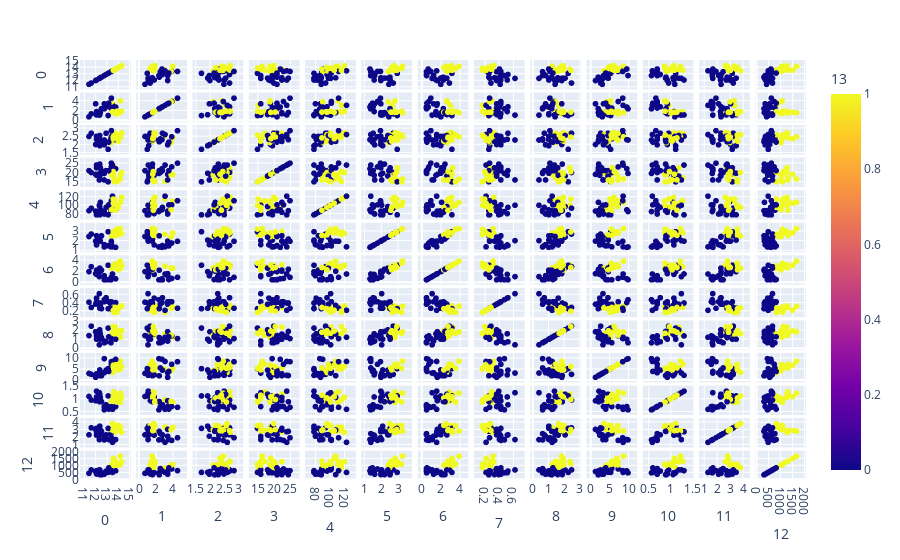

Notebook code for this chart:
### Code cell
classix_distance=Extractor.classix(group_merging_mode='distance',minPts=minPts_best_distance,radius=radius_best_distance,scale=scale_best_distance)
classix_distance.fit(X_train)
Y_pred_distance=classix_distance.predict(X_test)
df_pred_distance=pd.DataFrame(pd.concat([pd.DataFrame(X_test,columns=[0,1,2,3,4,5,6,7,8,9,10,11,12]),pd.DataFrame(Y_pred_distance,columns=[13])],axis=1))
fig = px.scatter_matrix(df_pred_distance,
    dimensions=[0,1,2,3,4,5,6,7,8,9,10,11,12],
    color=13)
fig.show()

### Figure 1 — Plotly figure (JSON) as saved in the notebook; plotly's stock layout.template omitted (floating-point values rounded to 4 significant figures)
{"data": [{"dimensions": [{"axis": {"matches": true}, "label": "0", "values": [13.64, 14.21, 12.93, 13.73, 12.37, 14.3, 12, 13.4, 11.61, 13.36, 13.5, 13.5, 13.41, 12.77, 13.63, 12.52, 11.41, 12.08, 13.86, 12.08, 14.19, 13.11, 12.33, 13.4, 12.77, 13.78, 12.42, 12.37, 12.08, 13.56, 14.02, 12.37, 13.16, 13.58, 13.75, 13.88]}, {"axis": {"matches": true}, "label": "1", "values": [3.1, 4.04, 2.81, 1.5, 1.17, 1.92, 3.43, 3.91, 1.35, 2.56, 1.81, 3.12, 3.84, 3.43, 1.81, 2.43, 0.74, 1.13, 1.35, 1.39, 1.59, 1.01, 1.1, 4.6, 2.39, 2.76, 1.61, 1.21, 1.83, 1.73, 1.68, 1.63, 3.57, 1.66, 1.73, 1.89]}, {"axis": {"matches": true}, "label": "2", "values": [2.56, 2.44, 2.7, 2.7, 1.92, 2.72, 2, 2.48, 2.7, 2.35, 2.61, 2.62, 2.12, 1.98, 2.7, 2.17, 2.5, 2.51, 2.27, 2.5, 2.48, 1.7, 2.28, 2.86, 2.28, 2.3, 2.19, 2.56, 2.32, 2.46, 2.21, 2.3, 2.15, 2.36, 2.41, 2.59]}, {"axis": {"matches": true}, "label": "3", "values": [15.2, 18.9, 21, 22.5, 19.6, 20, 19, 23, 20, 20, 20, 24, 18.8, 16, 17.2, 21, 21, 24, 16, 22.5, 16.5, 15, 16, 25, 19.5, 22, 22.5, 18.1, 18.5, 20.5, 16, 24.5, 21, 19.1, 16, 15]}, {"axis": {"matches": true}, "label": "4", "values": [116, 111, 96, 101, 78, 120, 87, 102, 94, 89, 96, 123, 90, 80, 112, 88, 88, 78, 98, 84, 108, 78, 101, 112, 86, 90, 108, 98, 81, 116, 96, 88, 102, 106, 89, 101]}, {"axis": {"matches": true}, "label": "5", "values": [2.7, 2.85, 1.54, 3, 2.11, 2.8, 2, 1.8, 2.74, 1.4, 2.53, 1.4, 2.45, 1.63, 2.85, 2.55, 2.48, 2, 2.98, 2.56, 3.3, 2.98, 2.05, 1.98, 1.39, 1.35, 2, 2.42, 1.6, 2.96, 2.65, 2.22, 1.5, 2.86, 2.6, 3.25]}, {"axis": {"matches": true}, "label": "6", "values": [3.03, 2.65, 0.5, 3.25, 2, 3.14, 1.64, 0.75, 2.92, 0.5, 2.61, 1.57, 2.68, 1.25, 2.91, 2.27, 2.01, 1.58, 3.15, 2.29, 3.93, 3.18, 1.09, 0.96, 0.51, 0.68, 2.09, 2.65, 1.5, 2.78, 2.33, 2.45, 0.55, 3.19, 2.76, 3.56]}, {"axis": {"matches": true}, "label": "7", "values": [0.17, 0.3, 0.53, 0.29, 0.27, 0.33, 0.37, 0.43, 0.29, 0.37, 0.28, 0.22, 0.27, 0.43, 0.3, 0.26, 0.42, 0.4, 0.22, 0.43, 0.32, 0.26, 0.63, 0.27, 0.48, 0.41, 0.34, 0.37, 0.52, 0.2, 0.26, 0.4, 0.43, 0.22, 0.29, 0.17]}, {"axis": {"matches": true}, "label": "8", "values": [1.66, 1.25, 0.75, 2.38, 1.04, 1.97, 1.87, 1.41, 2.49, 0.64, 1.66, 1.25, 1.48, 0.83, 1.46, 1.22, 1.44, 1.4, 1.85, 1.04, 1.86, 2.28, 0.41, 1.11, 0.64, 1.03, 1.61, 2.08, 1.64, 2.45, 1.98, 1.9, 1.3, 1.95, 1.81, 1.7]}, {"axis": {"matches": true}, "label": "9", "values": [5.1, 5.24, 4.6, 5.7, 4.68, 6.2, 1.28, 7.3, 2.65, 5.6, 3.52, 8.6, 4.28, 3.4, 7.3, 2, 3.08, 2.2, 7.22, 2.9, 8.7, 5.3, 3.27, 8.5, 9.9, 9.58, 2.06, 4.6, 2.4, 6.25, 4.7, 2.12, 4, 6.9, 5.6, 5.43]}, {"axis": {"matches": true}, "label": "10", "values": [0.96, 0.87, 0.77, 1.19, 1.12, 1.07, 0.93, 0.7, 0.96, 0.7, 1.12, 0.59, 0.91, 0.7, 1.28, 0.9, 1.1, 1.31, 1.01, 0.93, 1.23, 1.12, 1.25, 0.67, 0.57, 0.7, 1.06, 1.19, 1.08, 0.98, 1.04, 0.89, 0.6, 1.09, 1.15, 0.88]}, {"axis": {"matches": true}, "label": "11", "values": [3.36, 3.33, 2.31, 2.71, 3.48, 2.65, 3.05, 1.56, 3.26, 2.47, 3.82, 1.3, 3, 2.12, 2.88, 2.78, 2.31, 2.72, 3.55, 3.19, 2.82, 3.18, 1.67, 1.92, 1.63, 1.68, 2.96, 2.3, 2.27, 3.03, 3.59, 2.78, 1.68, 2.88, 2.9, 3.56]}, {"axis": {"matches": true}, "label": "12", "values": [845, 1080, 600, 1285, 510, 1280, 564, 750, 680, 780, 845, 500, 1035, 372, 1310, 325, 434, 630, 1045, 385, 1680, 502, 680, 630, 470, 615, 345, 678, 480, 1120, 1035, 342, 830, 1515, 1320, 1095]}], "hovertemplate": "%{xaxis.title.text}=%{x}<br>%{yaxis.title.text}=%{y}<br>13=%{marker.color}<extra></extra>", "legendgroup": "", "marker": {"color": [1, 1, 0, 1, 0, 1, 0, 0, 0, 0, 1, 0, 1, 0, 1, 0, 0, 0, 1, 0, 1, 0, 0, 0, 0, 0, 0, 0, 0, 1, 1, 0, 0, 1, 1, 1], "coloraxis": "coloraxis", "symbol": "circle"}, "name": "", "showlegend": false, "type": "splom"}], "layout": {"coloraxis": {"colorbar": {"title": {"text": "13"}}, "colorscale": [[0, "#0d0887"], [0.1111, "#46039f"], [0.2222, "#7201a8"], [0.3333, "#9c179e"], [0.4444, "#bd3786"], [0.5556, "#d8576b"], [0.6667, "#ed7953"], [0.7778, "#fb9f3a"], [0.8889, "#fdca26"], [1, "#f0f921"]]}, "dragmode": "select", "legend": {"tracegroupgap": 0}, "margin": {"t": 60}}}
